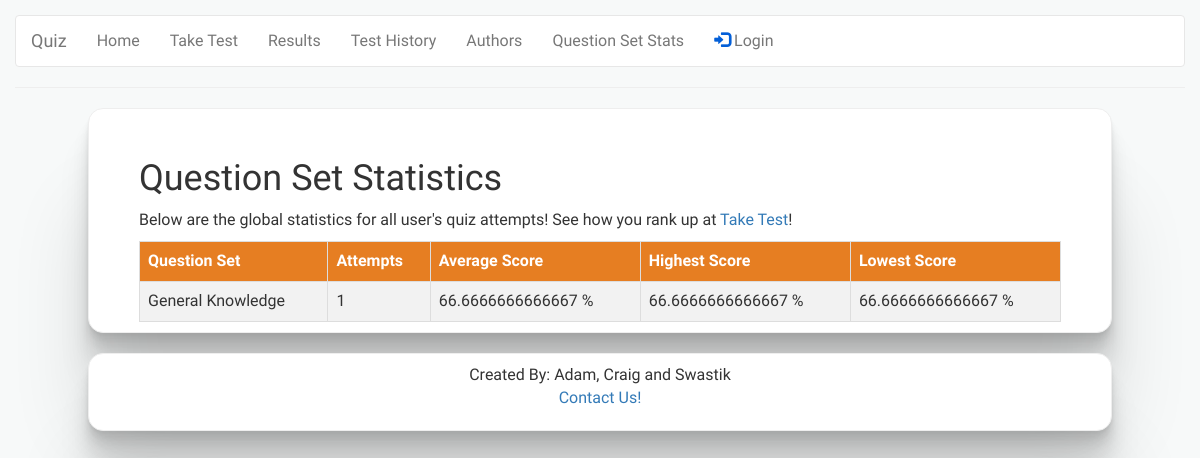
Screenshot of /stats with the database file from the repository.
### app/models.py (models this page shows, shortened)
class QuestionSet(db.Model):
    set_id = db.Column(db.Integer, primary_key=True)
    set_name = db.Column(db.String(64), unique=True)
    creator_id = db.Column(db.Integer, db.ForeignKey('user.id'))
    questions = db.relationship('Question', secondary=qset_q_assoc)
    asets = db.relationship('AnswerSet', backref='qset', lazy='dynamic')

### app/routes.py (the view)
@app.route('/stats')
def stats():
    qsets = QuestionSet.query.all()
    data = []
    avg = 0
    for qset in qsets:
        if qset.asets.first() is not None:
            maxScore = float(qset.asets.first().score)
            minScore = float(qset.asets.first().score)
            for a in qset.asets.all():
                avg += float(a.score)
                if float(a.score) > maxScore:
                    maxScore = float(a.score)
                elif float(a.score) < minScore:
                    minScore = float(a.score)
            avg = avg/len(qset.asets.all())
            data.append({
                'set_name': qset.set_name,
                'attempts': len(qset.asets.all()),
                'avg': avg,
                'max': maxScore,
                'min': minScore
            })
            avg=0
    return render_template('questionset_stats.html', title = 'Question Set Stats', data=data)

### app/templates/questionset_stats.html
{% extends "base.html" %}
{% block content %}
    <h1>Question Set Statistics</h1>
    <p>Below are the global statistics for all user's quiz attempts! See how you rank up at <a href="{{ url_for('take_test') }}">Take Test</a>!</p>
    <table style="width: 100%; border-collapse: collapse;">
        <tr>
            <th style="border: 1px solid #dddddd; text-align: left; padding: 8px;">Question Set</th>
            <th style="border: 1px solid #dddddd; text-align: left; padding: 8px;">Attempts</th>
            <th style="border: 1px solid #dddddd; text-align: left; padding: 8px;">Average Score</th>
            <th style="border: 1px solid #dddddd; text-align: left; padding: 8px;">Highest Score</th>
            <th style="border: 1px solid #dddddd; text-align: left; padding: 8px;">Lowest Score</th>
        </tr>
        {% for d in data %}
        <tr>
            <td style="border: 1px solid #dddddd; text-align: left; padding: 8px;">{{d.set_name}}</td>
            <td style="border: 1px solid #dddddd; text-align: left; padding: 8px;">{{d.attempts}}</td>
            <td style="border: 1px solid #dddddd; text-align: left; padding: 8px;">{{d.avg}} %</td>
            <td style="border: 1px solid #dddddd; text-align: left; padding: 8px;">{{d.max}} %</td>
            <td style="border: 1px solid #dddddd; text-align: left; padding: 8px;">{{d.min}} %</td>
        </tr>
        {% endfor %}
    </table>
{% endblock %}

### app/static/css/main_2.css (style rules this page uses)
body { margin: 15px; border: 10rem; font-family: 'Exo 2', sans-serif; font-size: medium; background-color: #F7F9F9; }
table { border-collapse: separate; width: 100%; border-radius: 10px; }
th, td { text-align: center; padding: 8px; }
th { background-color: #E67E22; color: white; text-align: center; }
tr:nth-child(even) { background-color: #f2f2f2; }
tr:nth-child(odd) { background-color: #e6e0dc; }

### rows the page displays
QuestionSet: set_name "General Knowledge", attempts "1", avg "66.6666666666667", max "66.6666666666667", min "66.6666666666667"
